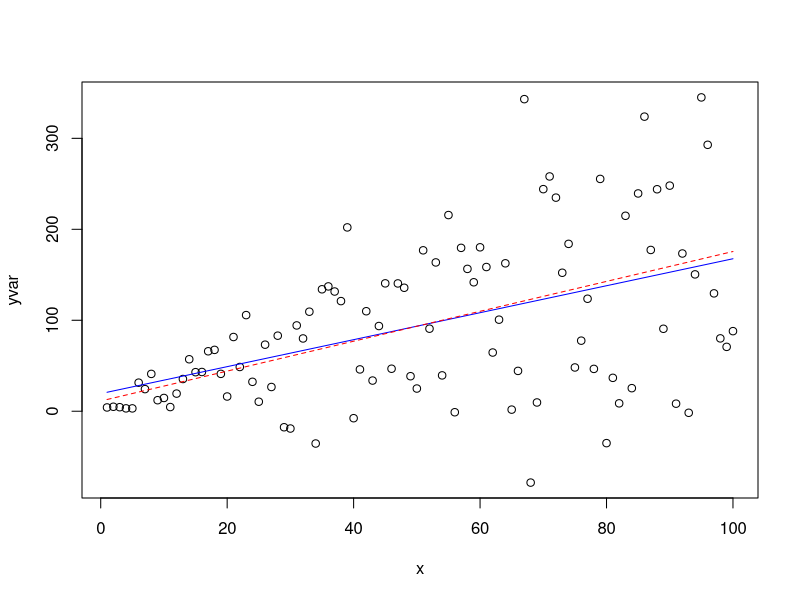

Reproduce this figure in R.
set.seed(2)

m = 2
l = 100
sig = 10
min_sig = 2
max_sig = 150
var_sig = seq(min_sig,max_sig,length.out = l)

x = seq(1,l)
y = rnorm(l,m*x,sig)
yvar = rnorm(l,m*x,var_sig)

data = data.frame(x,y)
datavar = data.frame(x,yvar)

reg = lm(y ~ x,data)
regvar = lm(yvar ~ x,datavar)

yfit = reg$coefficients[2]*x + reg$coefficients[1]
yfitvar = regvar$coefficients[2]*x + regvar$coefficients[1]

datares = data.frame(x,abs(regvar$residuals))
resreg = lm(abs(regvar$residuals) ~ x,datares)
yfitres = resreg$coefficients[2]*x + resreg$coefficients[1]
w = 1/yfitres

weightreg = lm(yvar ~ x,datavar,weights=w)
weightfit = weightreg$coefficients[2]*x + weightreg$coefficients[1]

#plot(x,y)
#lines(x,yfit,col='red')

plot(x,yvar)
lines(x,yfitvar,col='blue')
lines(x,weightfit,col='red',lty='dashed')
